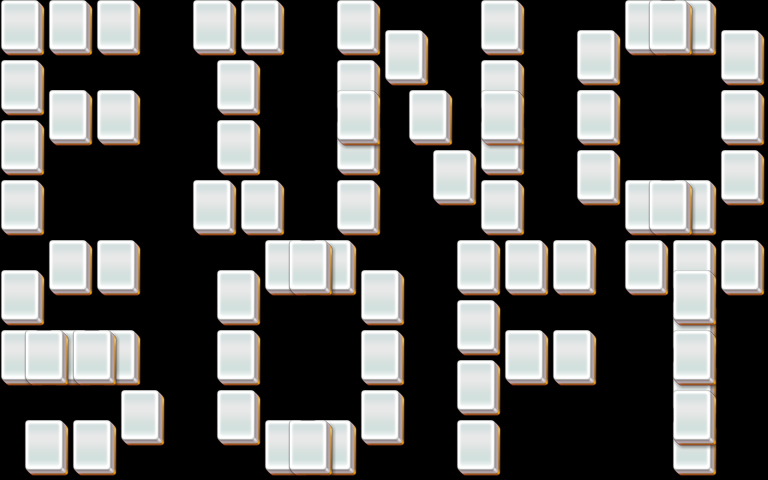

The image is a tile-based game level rendered from a .tmx file. Its description and source (layers, tilesets, objects; grid data summarised) follow:
An orthogonal 32x16 tile map with 24x30 px tiles, 3 tile layers (layer1, layer2, layer3).

<map version="1.0" orientation="orthogonal" width="32" height="16" tilewidth="24" tileheight="30">
 <properties>
  <property name="species" value="30" />
 </properties>
 <tileset firstgid="1" name="mahjong" tilewidth="48" tileheight="60">
  <image source="mahjong.png" />
 </tileset>
 <layer name="layer1" width="32" height="16">
  <data>[512 cells, 68 non-empty, 1 distinct tile ids]</data>
 </layer>
 <layer name="layer2" width="32" height="16">
  <data>[512 cells, 68 non-empty, 1 distinct tile ids]</data>
 </layer>
 <layer name="layer3" width="32" height="16">
  <data>[512 cells, 14 non-empty, 1 distinct tile ids]</data>
 </layer>
</map>
